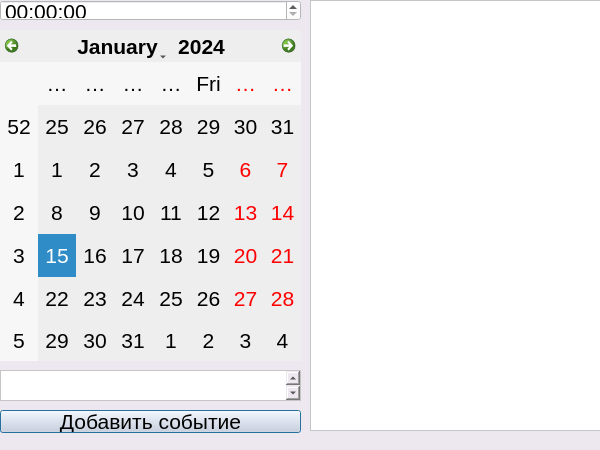
<?xml version="1.0" encoding="UTF-8"?>
<ui version="4.0">
 <class>Dialog</class>
 <widget class="QDialog" name="Dialog">
  <property name="geometry">
   <rect>
    <x>0</x>
    <y>0</y>
    <width>600</width>
    <height>450</height>
   </rect>
  </property>
  <property name="minimumSize">
   <size>
    <width>600</width>
    <height>450</height>
   </size>
  </property>
  <property name="maximumSize">
   <size>
    <width>600</width>
    <height>450</height>
   </size>
  </property>
  <property name="font">
   <font>
    <pointsize>16</pointsize>
   </font>
  </property>
  <property name="windowTitle">
   <string>Dialog</string>
  </property>
  <property name="styleSheet">
   <string notr="true">background-color: rgb(237, 231, 239);</string>
  </property>
  <widget class="QCalendarWidget" name="calendarWidget">
   <property name="geometry">
    <rect>
     <x>0</x>
     <y>30</y>
     <width>301</width>
     <height>331</height>
    </rect>
   </property>
   <property name="styleSheet">
    <string notr="true">background-color: rgb(238, 238, 238);
color: rgb(0, 0, 0);</string>
   </property>
  </widget>
  <widget class="QTimeEdit" name="timeEdit">
   <property name="geometry">
    <rect>
     <x>0</x>
     <y>0</y>
     <width>301</width>
     <height>21</height>
    </rect>
   </property>
   <property name="styleSheet">
    <string notr="true">background-color: rgb(255, 255, 255);</string>
   </property>
  </widget>
  <widget class="QTextEdit" name="textEdit">
   <property name="geometry">
    <rect>
     <x>0</x>
     <y>370</y>
     <width>301</width>
     <height>31</height>
    </rect>
   </property>
   <property name="styleSheet">
    <string notr="true">background-color: rgb(255, 255, 255);</string>
   </property>
  </widget>
  <widget class="QPushButton" name="pushButton">
   <property name="geometry">
    <rect>
     <x>0</x>
     <y>410</y>
     <width>301</width>
     <height>23</height>
    </rect>
   </property>
   <property name="styleSheet">
    <string notr="true">background-color: rgb(216, 214, 229);</string>
   </property>
   <property name="text">
    <string>Добавить событие</string>
   </property>
  </widget>
  <widget class="QTextEdit" name="textEdit_2">
   <property name="geometry">
    <rect>
     <x>310</x>
     <y>0</y>
     <width>291</width>
     <height>431</height>
    </rect>
   </property>
   <property name="styleSheet">
    <string notr="true">background-color: rgb(255, 255, 255);</string>
   </property>
  </widget>
 </widget>
 <resources/>
 <connections/>
</ui>
